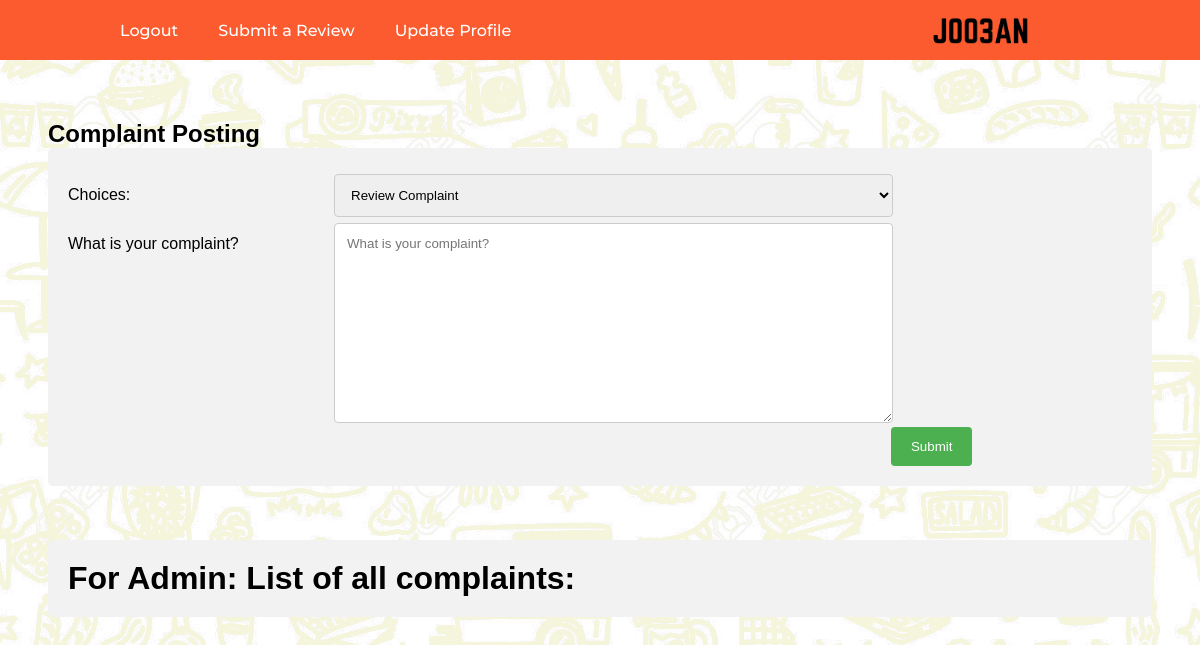
The page /complaint (signed in) on the database as committed earlier.
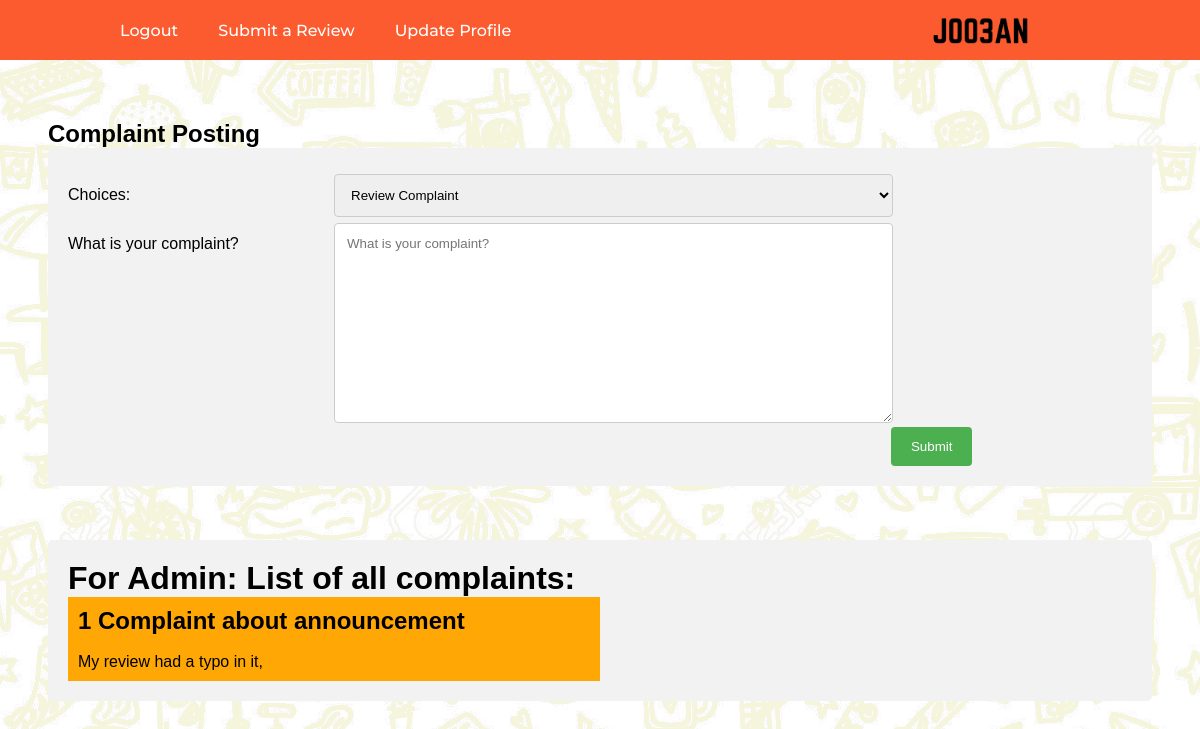
The same page on the database as committed later.
### main/models.py (models this page shows)
class Complaint(models.Model):
    id = models.IntegerField(primary_key=True)
    choice = models.CharField(max_length = 200, null = True, default = "1")
    text = models.TextField(null=True)

### main/views.py (the view)
# urls.py: path('complaint',views.complaint,name="complaint"),
@login_required(login_url='login')
def complaint(request):
    if request.method == 'POST':
        form = ComplaintForm(request.POST)
        if form.is_valid():
            form.save()
            Complaint.objects.create(choice = form.cleaned_data.get('choice'), text = form.cleaned_data.get('text'))
            return render(request,'main/complaint_success.html',{'form':form})
    else:
        form = ComplaintForm(request.POST)
        complaints = Complaint.objects.all()
    return render(request,'main/complaint.html',{'form':form,'complaints':complaints})

### main/forms.py
class ComplaintForm(ModelForm):
    class Meta:
        model = Complaint
        fields = ('choice','text')
        exclude = ['id']

### main/templates/main/complaint.html (shortened to what this page needs)
{% include 'main/navbar.html' %}
{% load static %}
<html>
<head>
    <link rel="stylesheet" href="{% static '/css/index.css' %}">
    <link rel="stylesheet" href="https://cdnjs.cloudflare.com/ajax/libs/font-awesome/4.7.0/css/font-awesome.min.css">
    <link rel="stylesheet" href="{% static '/css/restaurant.css' %}">
</head>
<body style="margin: 0;
padding: 0;
font-family:Arial;
background-color:#F5F5DC;
background-image:url({% static 'images/food-doodles.jpg' %});
background-size:cover;
background-position: center;
background-blend-mode: lighten;
">
    <div style="margin-left:4%; margin-right:4%; margin-top:5%;">
        <h2>Complaint Posting</h2>
        <div class="container">
            <form method="POST" action="" enctype="multipart/form-data">
                <div class="row">
                    <div class="col-25">
                        <label for="attr">Choices:</label>
                    </div>
                    <div class="col-75">
                        <select id="attr" name="choice">
                            <option value="1">Review Complaint</option>
                        </select>
                    </div>
                    <div class="row">
                        <div class="col-25">
                            <label for="subject">What is your complaint?</label>
                        </div>
                        <div class="col-75">
                            <textarea id="subject" name="text" placeholder="What is your complaint?"
                                style="height:200px"></textarea>
                        </div>
                    </div>
                    <div class="row">
                        <input style="margin-right:15%;" type="submit" value="Submit">
                    </div>
            </form>
        </div>
    </div>
    <br><br><br>
    <div class="container">
        {% if request.user.is_superuser %}
        <h1>For Admin: List of all complaints:</h1>
        <div class="row">
            {% for complaint in complaints %}
            <div class="column" style="background-color:#ffa805;">
                {% if complaint.choice == 1 %}
              <h2> {{ forloop.counter }} Complaint about review </h2>
              {% else %}
              <h2> {{ forloop.counter }} Complaint about announcement</h2>
              {% endif %}
              <br/>
              <p> {{complaint.text}}</p>
            </div>
            {% endfor %}
          </div>
        {% endif %}
    </div>
</body>
</html>

Rows that differ between the two databases and show on the page:
added Complaint: text "My review had a typo in it,"
